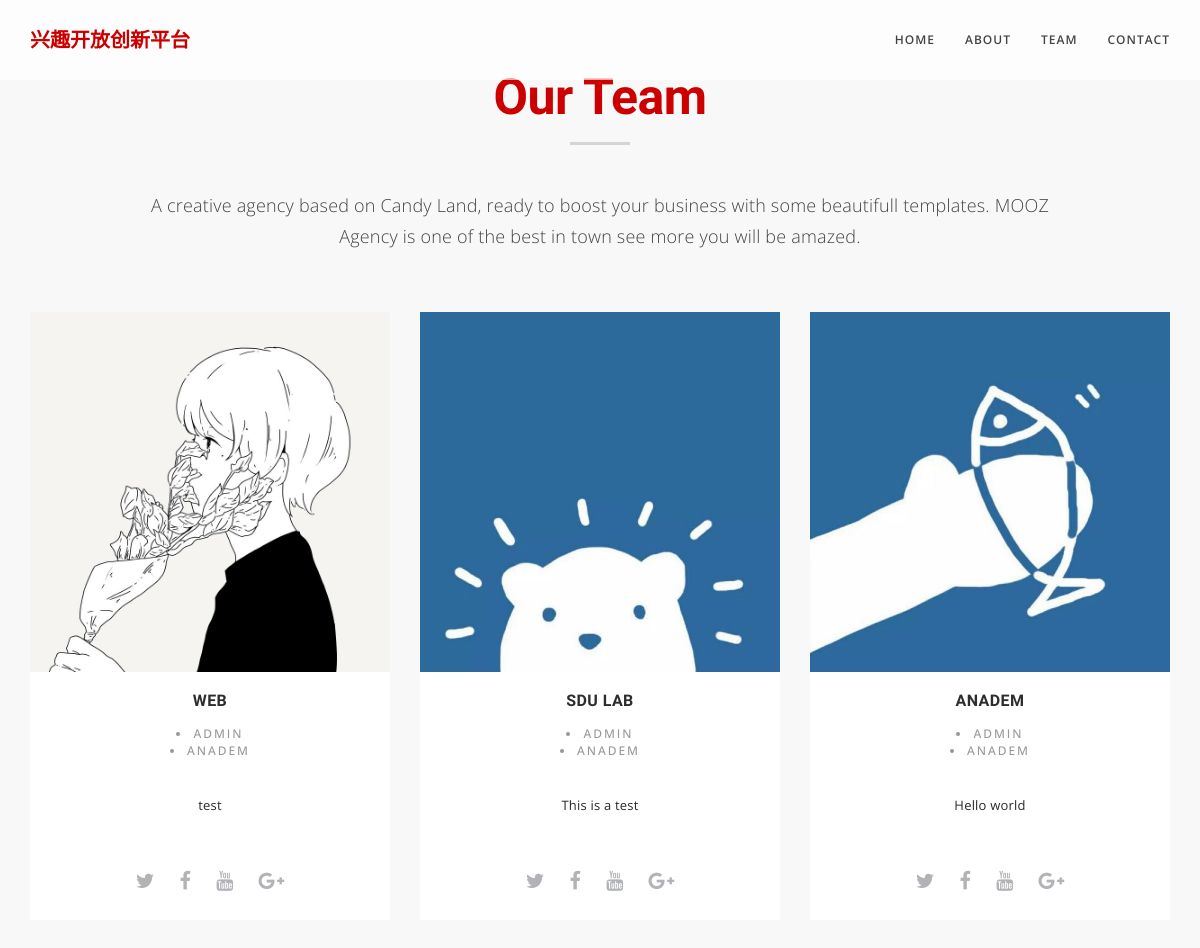
Page /team/ on the committed database.
### blog/models.py (models this page shows, shortened)
class Team(models.Model):
    name = models.ForeignKey(TeamName, on_delete=models.CASCADE)
    member = models.ManyToManyField(settings.AUTH_USER_MODEL, blank=True)
    img = models.ImageField(upload_to='img', blank=True)
    body = models.TextField(blank=True)
    projectname = models.ManyToManyField(ProjectName, blank=True)
    excerpt = models.CharField(max_length=200, blank=True)

class TeamName(models.Model):
    name = models.CharField(max_length=100)
    def __str__(self):
        return self.name

### users/models.py (models this page shows)
class User(AbstractUser):
    nickname = models.CharField(max_length=50, blank=True)
    email = models.EmailField(unique=True)
    class Meta(AbstractUser.Meta):
        pass

### blog/views.py (the view)
# urls.py: url(r'^team/', views.TeamView.as_view(), name='team'),
class TeamView(ListView):
    model = Team
    template_name = 'blog/team.html'
    context_object_name = 'team_list'

### templates/blog/team.html (shortened to what this page needs)
{% extends "blog/home.html" %}
{% load staticfiles %}
{% load blog_tags %}
{%block page_top%}
<a class="page-scroll" href="/">Home</a>
{%endblock page_top%}
{%block body %}
<section id="team" class="light-bg">
    <div class="container">
        <div class="row">
            <div class="col-lg-12 text-center">
                <div class="section-title">
                    <h2>Our Team</h2>
                    <p>A creative agency based on Candy Land, ready to boost your business with some beautifull templates. MOOZ Agency is one of the best in town see more you will be amazed.</p>
                </div>
            </div>
        </div>
        <div class="row">
            {% for team in team_list %}
            <div class="col-md-4">
                <div class="team-item">
                    <div class="team-image">
                        <img src="{{ team.img.url }}" class="img-responsive" alt="author">
                    </div>
                    <div class="team-text">
                        <h3>{{ team.name }}</h3>
                        <div class="team-position">
                            {% for member in team.member.all %}
                            <li>{{ member }}</li>
                            {% endfor %}
                        </div>
                        <p>{{ team.excerpt }}</p>
                        <div class="team-socials">
                            <a href="#"><i class="fa fa-twitter"></i></a>
                            <a href="#"><i class="fa fa-facebook"></i></a>
                            <a href="#"><i class="fa fa-youtube"></i></a>
                            <a href="#"><i class="fa fa-google-plus"></i></a>
                        </div>
                    </div>
                </div>
            </div>
            {% endfor %}
        </div>
    </div>
</section>
{%endblock body%}

### static/css/clean-blog.css (style rules this page uses)
body { font-size: 20px; color: #212529; font-family: 'Lora', 'Times New Roman', serif; }
p { line-height: 1.5; margin: 30px 0; }
h1, h2, h3, h4, h5, h6 { font-weight: 800; font-family: 'Open Sans', 'Helvetica Neue', Helvetica, Arial, sans-serif; }
a { color: #212529; -webkit-transition: all 0.2s; transition: all 0.2s; }

### static/css/style.css (style rules this page uses)
body { margin: 0px; font-family: "Open Sans", Sans-serif; }
h1, h2, h3, h4, h5, h6 { font-weight: 300; letter-spacing: 0.4px; font-family: "Raleway", Sans-serif; color: #232323; }
p { font-family: 'Open Sans', sans-serif; font-size: 15px; font-weight: 300; line-height: 23px; letter-spacing: 0.2px; color: #444444; }
a, a:hover, a:focus, a:active, a.active { outline: 0; }
@media (min-width: 768px) { section { padding: 150px 0; } }
section { padding: 70px 0; }
.navbar-default .nav li a { font-family: "Open Sans",sans-serif; text-transform: uppercase; font-size: 12px; font-weight: 600; letter-spacing: 1px; color: #444448; }
.section-title h2 { font-size: 50px; color: #cc0000; font-weight: 900; letter-spacing: -0.6px; position: relative; margin: 0 0 50px 0; padding-bottom: 15px; }
.section-title h2:after { left: 50%; z-index: 1; width: 60px; height: 3px; content: " "; bottom: -5px; margin-left: -30px; text-align: center; position: absolute; background: #D4D4D4; }
.section-title p { font-size: 18px; font-weight: 300; line-height: 31px; height: 20%; margin: 20px 100px 60px 100px; }
.light-bg { background-color: #f8f8f8; }
.team-item { text-align: center; background-color: #fff; }
.team-item h3 { font-size: 16px; font-weight: 800; text-transform: uppercase; color: #2D2D2D; }
.team-item .team-position { color: #989898; font-size: 12px; margin: 15px 0 10px; text-transform: uppercase; font-weight: 500; letter-spacing: 2px; }
.team-item p { font-size: 13px; font-weight: 400; color: #292929; padding: 5px 10px 20px 10px; }
.team-socials { padding-bottom: 25px; }
.team-socials a { color: #B2B3B7; font-size: 20px; margin: 0 10px; }

### rows in the picture
Team: img (picture), name "WEB", excerpt "test"
User: username "ADMIN"
User: username "ANADEM"
Team: img (picture), name "SDU LAB", excerpt "This is a test"
Team: img (picture), name "ANADEM", excerpt "Hello world"
